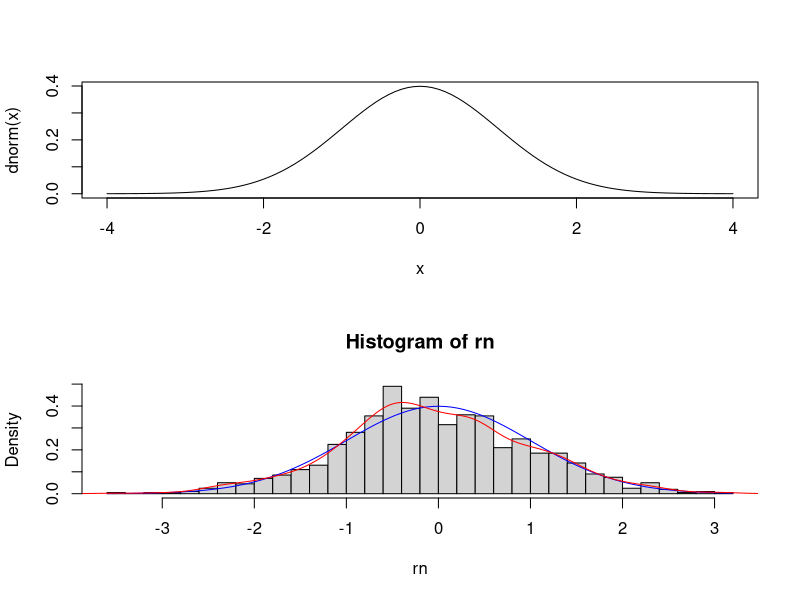
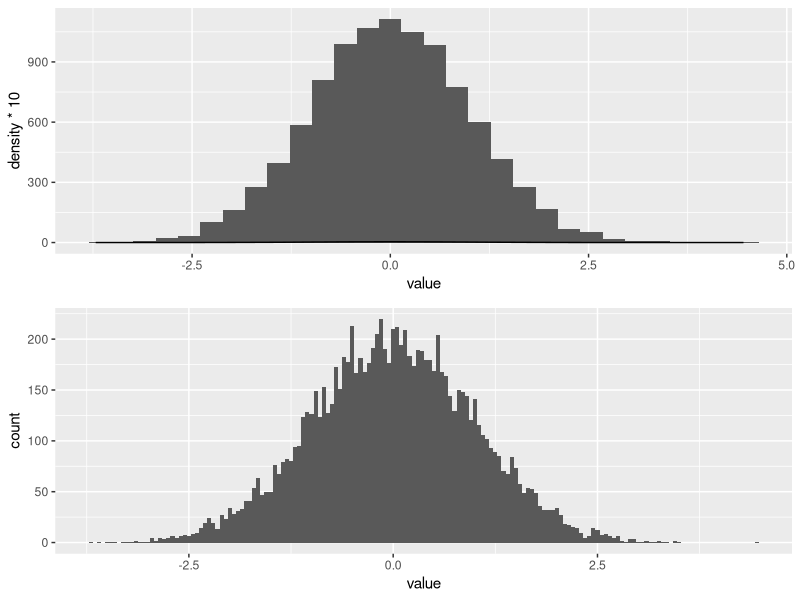
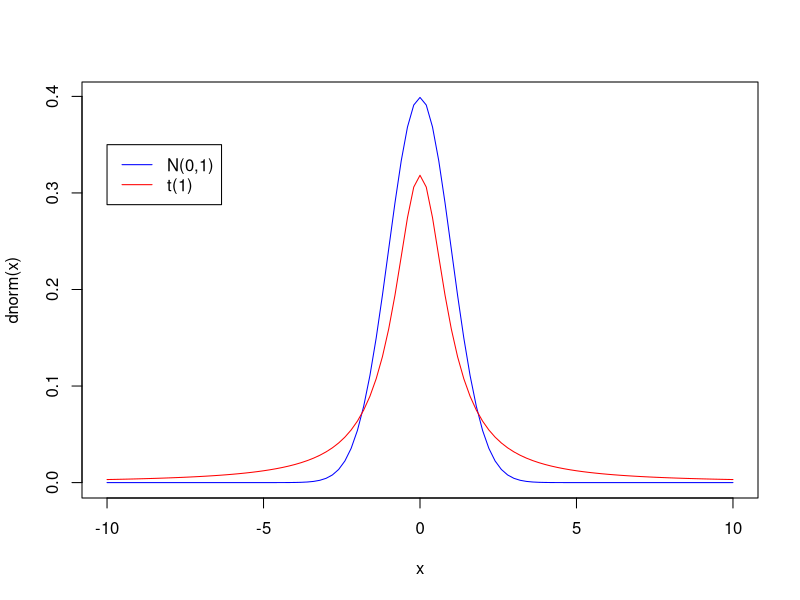

The R script that drew these images, in order:
################################################
###    Ciência de dados em software livre    ###
###         http://filipezabala.com          ###
###  https://github.com/filipezabala/cddesl  ###
###            Início: 2020-10-11            ###
###      Última atualização: 2021-06-23      ###
################################################

# Playlist
# https://www.youtube.com/playlist?list=PLgnUrXr7_7coSfm067nFXPvShO18o6GQ_

### Textos
# https://cran.r-project.org/doc/manuals/r-release/R-intro.pdf
# http://r4ds.had.co.nz/
# https://www.curso-r.com/
# https://www.ufrgs.br/wiki-r
# http://www.burns-stat.com/pages/Tutor/R_inferno.pdf
# https://www.amazon.com/ggplot2-Elegant-Graphics-Data-Analysis/dp/331924275X/

### Formulários e resumos
# https://www.rstudio.com/resources/cheatsheets/
# https://www.causascientia.org/math_stat/Dists/Compendium.pdf

### Gráficos
# https://plot.ly/r/
# https://www.r-graph-gallery.com/
# https://github.com/d3/d3/wiki/Gallery
# http://kateto.net/network-visualization
# https://www.shinyapps.org/apps/RGraphCompendium/index.php
# http://r-statistics.co/Top50-Ggplot2-Visualizations-MasterList-R-Code.html

### Links para a instalação do R e RStudio
# https://cloud.r-project.org/
# https://www.rstudio.com/products/rstudio/download/preview/

### (R) tools
# https://cran.r-project.org/bin/windows/Rtools/
# https://cran.r-project.org/bin/macosx/tools/

### Tópicos
#  0 A primeira seção de R e RStudio
#  1 Funções básicas do R e RStudio
#  2 Objetos e funções úteis
#  3 Criando e manipulando funções
#  4 Manipulando dados com dplyr and tidyr
#  5 Estatística	descritiva, visualização e séries temporais
#  6 Probabilidade  <-- 
#  7 Cadeias de Markov
#  8 Simulação
#  9 Inferência
# 10 Tópicos em Modelos Lineares Generalizados
# 11 Aprendizado de máquina



#######################
### 6 Probabilidade ###
#######################

# Normal ou gaussiana
par(mfrow=c(2,1))
curve(dnorm(x),-4,4)
pnorm(0)
qnorm(0.025)

# Gráficos
library(ggplot2)
rn <- rnorm(1000)
hn <- hist(rn, breaks = 'FD', freq = F)
curve(dnorm(x), add = T, col = 'blue')
lines(density(rn), col = 'red')

# dataset:
data <- data.frame(value=rnorm(10000))

# Usando ggplot2
p1 <- ggplot(data, aes(x=value)) + geom_histogram() + geom_density(aes(y=..density..*10))
p2 <- ggplot(data, aes(x=value)) + geom_histogram(binwidth = 0.05)
gridExtra::grid.arrange(p1,p2)

## TCL
# O Teorema Central do Limite afirma que
# a soma de n variáveis aleatórias (v.a.) indepentendes
# pode ser aproximada pela distribuição normal,
# qualquer que seja a distribuição destas n v.a.
# com média e variância finitas.

n <- 420
p <- 0.5
S <- 200
mS <-n*p
sS <- sqrt(n*p*(1-p))

# Aproximaçãao da binomial pela normal SEM correçãao de continuidade 
(z <- (S-mS)/sS)
pnorm(z)

# Aproximaçãao da binomial pela normal COM correçãao de continuidade
(zc <- (S+0.5-mS)/sS)
pnorm(zc)

# Probabilidade exata
pbinom(S,n,p)


# normal e t de Student/Lüroth
par(mfrow=c(1,1))
curve(dnorm(x), -10,10, col = 'blue')
curve(dt(x, df = 1), -10,10, add = T, col = 'red')
legend(-10,.35, c('N(0,1)','t(1)'), lty = 1, col=c('blue','red'))


# Exercício: ler as seguintes documentações:
?curve
?pnorm
?dt
?pexp

